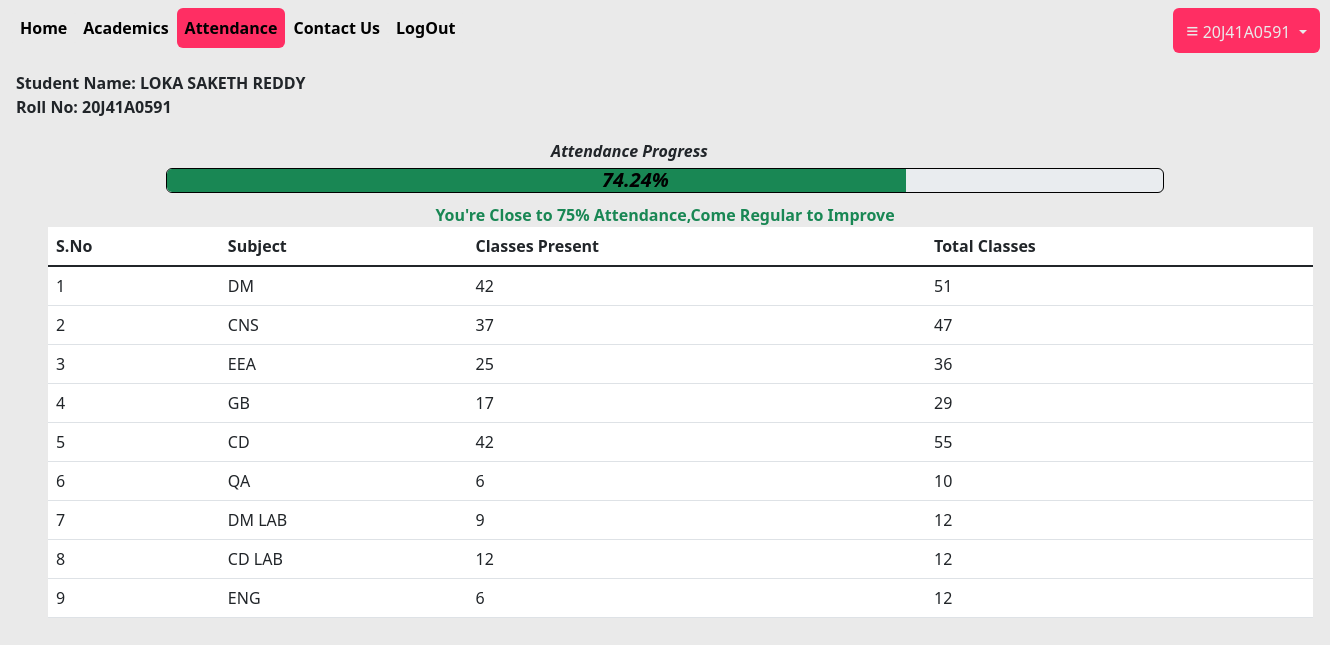
/attendance (signed in), run on an earlier commit of the app's database.
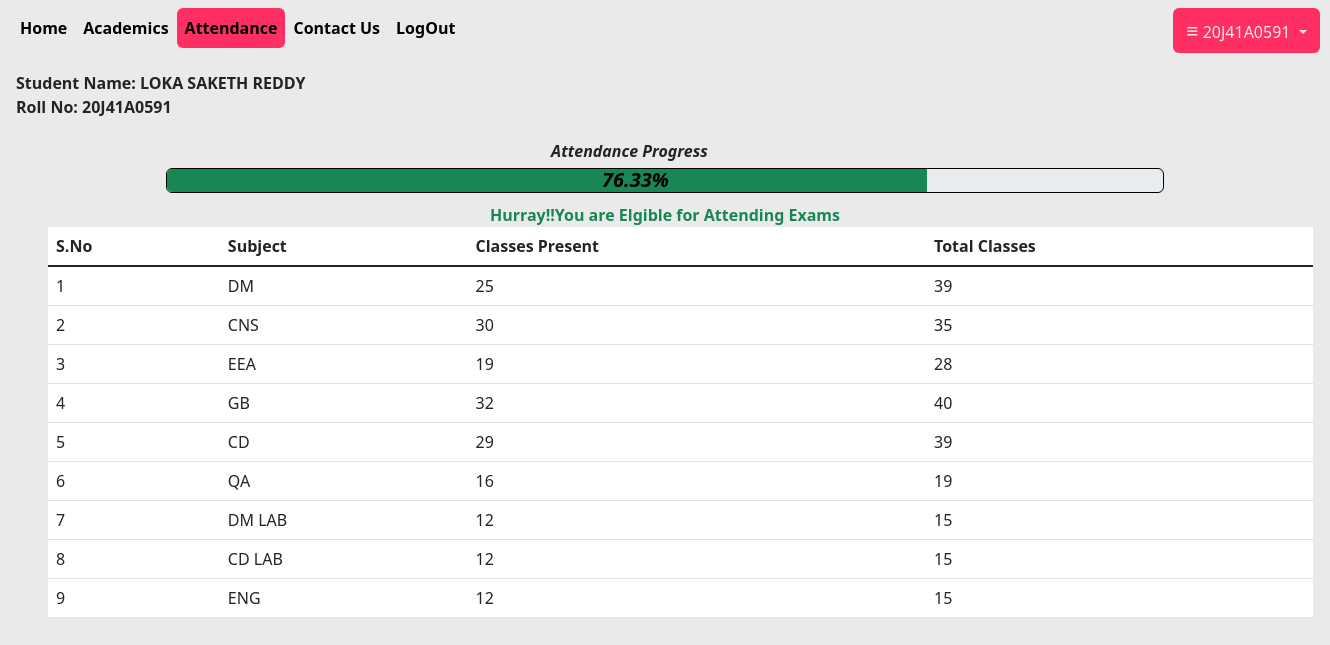
And on a later commit of the database.
### user/models.py (models this page shows, shortened)
class Attendance(models.Model):
    username=models.ForeignKey(LoginDetails,on_delete=models.CASCADE)
    DM=models.IntegerField(default=0)
    CNS=models.IntegerField(default=0)
    EEA=models.IntegerField(default=0)
    GB=models.IntegerField(default=0)
    CD=models.IntegerField(default=0)
    QA=models.IntegerField(default=0)
    DM_LAB=models.IntegerField(default=0)
    CD_LAB=models.IntegerField(default=0)
    ENG_LAB=models.IntegerField(default=0)
    DM_TOTAL=models.IntegerField(default=0)
    CNS_TOTAL=models.IntegerField(default=0)
    EEA_TOTAL=models.IntegerField(default=0)
    GB_TOTAL=models.IntegerField(default=0)
    CD_TOTAL=models.IntegerField(default=0)
    QA_TOTAL=models.IntegerField(default=0)
    DM_LAB_TOTAL=models.IntegerField(default=0)
    CD_LAB_TOTAL=models.IntegerField(default=0)
    ENG_LAB_TOTAL=models.IntegerField(default=0)

### user/views.py (the view)
# urls.py: path('attendance',views.attendance),
def attendance(request):
    uname=request.session.get('uname')
    name=request.session.get('name')
    a=Attendance.objects.get(username=uname)
    sum1=0.0
    sum2=0.0
    for i in [a.DM,a.CNS,a.EEA,a.GB,a.CD,a.QA,a.DM_LAB,a.CD_LAB,a.ENG_LAB]:
        sum1=sum1+i
    for i in [a.DM_TOTAL,a.CNS_TOTAL,a.EEA_TOTAL,a.GB_TOTAL,a.CD_TOTAL,a.QA_TOTAL,a.DM_LAB_TOTAL,a.CD_LAB_TOTAL,a.ENG_LAB_TOTAL]:
        sum2=sum2+i
    percentage=round((sum1*100)/sum2,2)
    msg=""
    if(percentage>=65 and percentage<75):
        msg="You're Close to 75% Attendance,Come Regular to Improve"
    elif(percentage>=75):
        msg="Hurray!!You are Elgible for Attending Exams"
    elif(percentage<65):
        msg="You are in Dangerzone Come regular to avoid Detention"
    ans=round(percentage,2)
    return render(request,'attendance.html',{'uname':uname,'name':name,'a':a,'msg':msg,'percentage':ans,'v1':ans})

### user/templates/attendance.html (shortened to what this page needs)
{% extends 'base.html' %}
{% block content %}
<p style="margin-top:10px; display:inline-block" class=" mx-3">
<strong>
    Student Name: {{name}} <br>
    Roll No: {{uname}}
</strong>
  </p>
<br>
<center>
    <p class="" style="display:inline-block;margin-bottom:5px;font-style:italic">
        <b>Attendance Progress</b>
      </p>
        <p style="display:inline-block;position:relative;top:30px;right:110px;font-size:20px;color:black;margin:0px;padding:0px;"><i><b>{{percentage}}%</b></i></p>
<div class="progress-stacked" style="width:75%;height:25px;margin-bottom:10px;border: 1px solid black">
    <div class="progress" role="progressbar" aria-label="Segment one" aria-valuenow="33" aria-valuemin="0" aria-valuemax="100" style="width: {{v1}}%;height:25px;">
      {% if v1 < 40 %}
      <div class="progress-bar bg-danger"></div>
      {% elif v1 < 70 %}
      <div class="progress-bar bg-warning"></div>
      {% elif v1 >= 70%}
      <div class="progress-bar bg-success"></div>
      {% endif %}
    </div>
  </div>
  <strong class="text-success">{{msg}}</strong>
  <br>
</center>
<table class="table table-hover mx-5" style="width:1265px;">
    <thead>
      <tr>
        <th scope="col">S.No</th>
        <th>Subject</th>
        <th>Classes Present</th>
        <th>Total Classes</th>
      </tr>
    </thead>
    <tbody class="table-group-divider">
      <tr>
        <td>1</td>
        <td>DM</td>
        <td>{{a.DM}}</td>
        <td>{{a.DM_TOTAL}}</td>
      </tr>
      <tr>
        <td>2</td>
        <td>CNS</td>
        <td>{{a.CNS}}</td>
        <td>{{a.CNS_TOTAL}}</td>
      </tr>
      <tr>
        <td>3</td>
        <td>EEA</td>
        <td>{{a.EEA}}</td>
        <td>{{a.EEA_TOTAL}}</td>
      </tr>
      <tr>
        <td>4</td>
        <td>GB</td>
        <td>{{a.GB}}</td>
        <td>{{a.GB_TOTAL}}</td>
      </tr>
      <tr>
        <td>5</td>
        <td>CD</td>
        <td>{{a.CD}}</td>
        <td>{{a.CD_TOTAL}}</td>
      </tr>
      <tr>
        <td>6</td>
        <td>QA</td>
        <td>{{a.QA}}</td>
        <td>{{a.QA_TOTAL}}</td>
      </tr>
      <tr>
        <td>7</td>
        <td>DM LAB</td>
        <td>{{a.DM_LAB}}</td>
        <td>{{a.DM_LAB_TOTAL}}</td>
      </tr>
      <tr>
        <td>8</td>
        <td>CD LAB</td>
        <td>{{a.CD_LAB}}</td>
        <td>{{a.CD_LAB_TOTAL}}</td>
      </tr>
      <tr>
        <td>9</td>
        <td>ENG</td>
        <td>{{a.ENG_LAB}}</td>
        <td>{{a.ENG_LAB_TOTAL}}</td>
      </tr>
    </tbody>
  </table>
   {% endblock %}

### user/templates/base.html (shortened to what this page needs)
<html>
<head>
    <link href="https://cdn.jsdelivr.net/npm/bootstrap@5.3.0-alpha1/dist/css/bootstrap.min.css" rel="stylesheet">
  </head>
<body style="background-color:#EAEAEA;">
  <nav class="navbar navbar-expand-lg sticky-top" style="background-color:#EAEAEA;">
        <div class="container-fluid">
          <div class="collapse navbar-collapse" id="navbarNav">
            <ul class="navbar-nav">
              <li class="nav-item">
                <a class="nav-link btn" id="home" style="color:black;border:0px;" href="/index"><strong>Home</strong></a>
              </li>
              <li class="nav-item">
                <a class="nav-link btn" id="academics"style="color:black;border:0px;" href="/academics"><strong>Academics</strong></a>
              </li>
              <li class="nav-item">
                <a class="nav-link btn" id="attendance"style="color:black;border:0px;" href="/attendance"><strong>Attendance</strong></a>
              </li>
              <li class="nav-item">
                <a class="nav-link btn" id="contactus"style="color:black;border:0px;" href="/contactus"><strong>Contact Us</strong></a>
              </li>
              <li class="nav-item">
                <a class="nav-link btn" id="logout"style="color:black;border:0px;" href="/logout" id="liveToastBtn"><strong>LogOut</strong></a>
              </li>
              <li class="nav-item dropdown" style="position:relative;left:710px; background-color:orange; border-radius:20px;">
                <button class="btn dropdown-toggle" data-bs-toggle="dropdown" style="background-color:#FF2E63;"aria-expanded="false">
                 <p style="font-size:130%;display:inline;">&equiv;</p> {{uname}}
                </button>
              </li>
            </ul>
          </div>
        </div>
      </nav>
      {% block content %}
      {% endblock %}
    </body>
</html>

### user/templates/base.html (style rules this page uses)
.btn { color:#EAEAEA; background-color:#eaeaea; transition: .2s ease-in-out 0s; }

What changed in the data, as far as the page shows it:
removed Attendance: DM "42", DM_TOTAL "51", CNS "37", CNS_TOTAL "47", EEA "25", EEA_TOTAL "36", GB "17", GB_TOTAL "29", CD "42", CD_TOTAL "55", QA "6", QA_TOTAL "10", DM_LAB "9", DM_LAB_TOTAL "12", CD_LAB "12", CD_LAB_TOTAL "12", ENG_LAB "6", ENG_LAB_TOTAL "12"
added Attendance: DM "25", DM_TOTAL "39", CNS "30", CNS_TOTAL "35", EEA "19", EEA_TOTAL "28", GB "32", GB_TOTAL "40", CD "29", CD_TOTAL "39", QA "16", QA_TOTAL "19", DM_LAB "12", DM_LAB_TOTAL "15", CD_LAB "12", CD_LAB_TOTAL "15", ENG_LAB "12", ENG_LAB_TOTAL "15"
Also different on the page:
{{ percentage }}: "74.24" → "76.33"
{{ v1 }}: 74.24 → 76.33 (drawn)
{{ msg }}: "You're Close to 75% Attendance,Come Regular to Improve" → "Hurray!!You are Elgible for Attending Exams"
